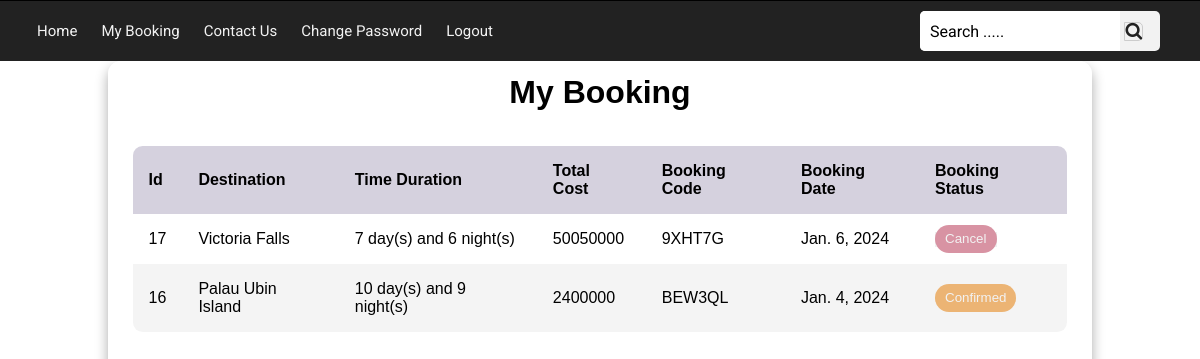
The app's page /customer/mybooking/58/ (signed in), older data.
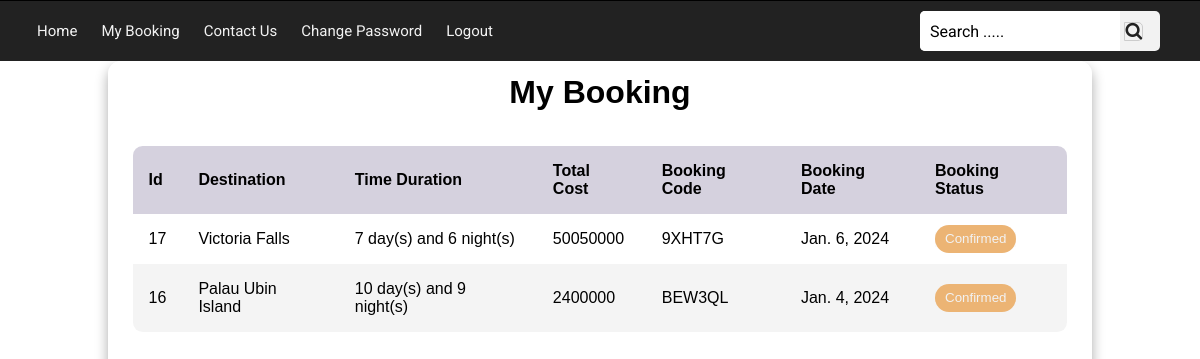
The same page, newer data.
### travel/models.py (models this page shows)
class BookingModel(models.Model):
    b_code= models.CharField(max_length=20, null=True)
    b_name= models.CharField(max_length=225,null = True)
    b_email= models.EmailField(default=None,null=True)
    b_phone= models.CharField(max_length=20,null=True)
    b_date= models.DateField(default=None)
    duration= models.CharField(max_length=150, null=True)
    b_trip= models.CharField(max_length=100,null=True)
    total_cost= models.BigIntegerField(default=None)
    b_status= models.BooleanField(default=False)
    user = models.ForeignKey(User,on_delete=models.CASCADE,default=None)
    travel = models.ForeignKey(DestinationModel,on_delete=models.CASCADE,default=None)
    booked_at = models.DateTimeField(default=datetime.now)

### travel/views.py (the view)
# urls.py: path('mybooking/<int:user_id>/',views.mybooking),
@login_required(login_url='login')
def mybooking(request,user_id):
    booking = BookingModel.objects.filter(user_id = user_id).order_by('-booked_at')
    user = User.objects.get(id = user_id)
    return render(request,'mybooking.html',{"booking":booking,"myuser":user})

### travel/templates/mybooking.html (shortened to what this page needs)
{% extends "base.html" %}
{% block content %}
<body>
    <div class="avb_table">
        <div class="avb_table_header">
            <h1 style="color:black;text-align: center;">My Booking</h1>
        </div>
        <div class="avb_table_body">
            <table>
                <thead>
                    <tr>
                        <th>Id</th>
                        <th>Destination</th>
                        <th>Time Duration</th>
                        <th>Total Cost</th>
                        <th>Booking Code</th>
                        <th>Booking Date</th>
                        <th>Booking Status</th>
                    </tr>
                </thead>
                <tbody>
                    {% for b in booking %}
                    <tr>
                        <td>{{b.id}}</td>
                        <td>{{b.b_trip}}</td>
                        <td>{{b.duration}}</td>
                        <td>{{b.total_cost}}</td>
                        <td>{{b.b_code}}</td>
                        <td>{{b.b_date}}</td>
                        <td>
                            <form method="POST" action="/customer/booking_cancel/{{request.user.id}}/{{b.id}}/">
                                <button {% if b.b_status == True %} disabled {% endif %} style="border:none;"  onclick="return confirm('Are you sure to delete?');">
                                    {% if b.b_status == False %}<span class="cancel_booking">Cancel</span> {% else %} <span class="status_confirmed">Confirmed</span> {% endif %}
                                </button>
                            </form>
                        </td>
                    </tr>
                    {% endfor %}
                </tbody>
            </table>
        </div>
    </div>
</body>
{% endblock %}

Row changes from the older to the newer data that the page shows:
changed BookingModel "Victoria Falls": b_status "Cancel" → "Confirmed"
